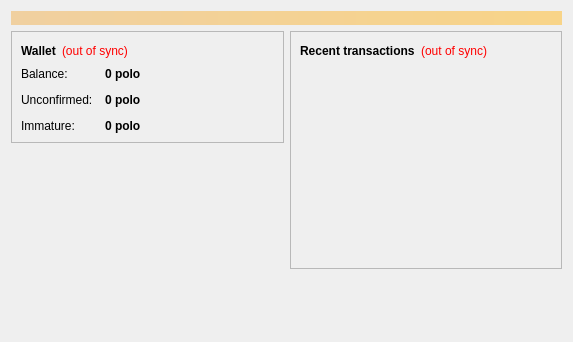
<?xml version="1.0" encoding="UTF-8"?>
<ui version="4.0">
 <class>OverviewPage</class>
 <widget class="QWidget" name="OverviewPage">
  <property name="geometry">
   <rect>
    <x>0</x>
    <y>0</y>
    <width>573</width>
    <height>342</height>
   </rect>
  </property>
  <property name="windowTitle">
   <string>Form</string>
  </property>
  <layout class="QVBoxLayout" name="topLayout">
   <item>
    <widget class="QLabel" name="labelAlerts">
     <property name="visible">
      <bool>false</bool>
     </property>
     <property name="styleSheet">
      <string notr="true">background-color: qlineargradient(x1: 0, y1: 0, x2: 1, y2: 0, stop:0 #F0D0A0, stop:1 #F8D488); color:#000000;</string>
     </property>
     <property name="wordWrap">
      <bool>true</bool>
     </property>
     <property name="margin">
      <number>3</number>
     </property>
    </widget>
   </item>
   <item>
    <layout class="QHBoxLayout" name="horizontalLayout" stretch="1,1">
     <item>
      <layout class="QVBoxLayout" name="verticalLayout_2">
       <item>
        <widget class="QFrame" name="frame">
         <property name="frameShape">
          <enum>QFrame::StyledPanel</enum>
         </property>
         <property name="frameShadow">
          <enum>QFrame::Raised</enum>
         </property>
         <layout class="QVBoxLayout" name="verticalLayout_4">
          <item>
           <layout class="QHBoxLayout" name="horizontalLayout_4">
            <item>
             <widget class="QLabel" name="label_5">
              <property name="font">
               <font>
                <weight>75</weight>
                <bold>true</bold>
               </font>
              </property>
              <property name="text">
               <string>Wallet</string>
              </property>
             </widget>
            </item>
            <item>
             <widget class="QLabel" name="labelWalletStatus">
              <property name="toolTip">
               <string>The displayed information may be out of date. Your wallet automatically synchronizes with the Polofixcoin network after a connection is established, but this process has not completed yet.</string>
              </property>
              <property name="styleSheet">
               <string notr="true">QLabel { color: red; }</string>
              </property>
              <property name="text">
               <string notr="true">(out of sync)</string>
              </property>
              <property name="alignment">
               <set>Qt::AlignLeading|Qt::AlignLeft|Qt::AlignVCenter</set>
              </property>
             </widget>
            </item>
            <item>
             <spacer name="horizontalSpacer_2">
              <property name="orientation">
               <enum>Qt::Horizontal</enum>
              </property>
              <property name="sizeHint" stdset="0">
               <size>
                <width>40</width>
                <height>20</height>
               </size>
              </property>
             </spacer>
            </item>
           </layout>
          </item>
          <item>
           <layout class="QFormLayout" name="formLayout_2">
            <property name="fieldGrowthPolicy">
             <enum>QFormLayout::AllNonFixedFieldsGrow</enum>
            </property>
            <property name="horizontalSpacing">
             <number>12</number>
            </property>
            <property name="verticalSpacing">
             <number>12</number>
            </property>
            <item row="0" column="0">
             <widget class="QLabel" name="label">
              <property name="text">
               <string>Balance:</string>
              </property>
             </widget>
            </item>
            <item row="0" column="1">
             <widget class="QLabel" name="labelBalance">
              <property name="font">
               <font>
                <weight>75</weight>
                <bold>true</bold>
               </font>
              </property>
              <property name="cursor">
               <cursorShape>IBeamCursor</cursorShape>
              </property>
              <property name="toolTip">
               <string>Your current balance</string>
              </property>
              <property name="text">
               <string notr="true">0 polo</string>
              </property>
              <property name="textInteractionFlags">
               <set>Qt::LinksAccessibleByMouse|Qt::TextSelectableByKeyboard|Qt::TextSelectableByMouse</set>
              </property>
             </widget>
            </item>
            <item row="1" column="0">
             <widget class="QLabel" name="label_3">
              <property name="text">
               <string>Unconfirmed:</string>
              </property>
             </widget>
            </item>
            <item row="1" column="1">
             <widget class="QLabel" name="labelUnconfirmed">
              <property name="font">
               <font>
                <weight>75</weight>
                <bold>true</bold>
               </font>
              </property>
              <property name="cursor">
               <cursorShape>IBeamCursor</cursorShape>
              </property>
              <property name="toolTip">
               <string>Total of transactions that have yet to be confirmed, and do not yet count toward the current balance</string>
              </property>
              <property name="text">
               <string notr="true">0 polo</string>
              </property>
              <property name="textInteractionFlags">
               <set>Qt::LinksAccessibleByMouse|Qt::TextSelectableByKeyboard|Qt::TextSelectableByMouse</set>
              </property>
             </widget>
            </item>
            <item row="2" column="0">
             <widget class="QLabel" name="labelImmatureText">
              <property name="text">
               <string>Immature:</string>
              </property>
             </widget>
            </item>
            <item row="2" column="1">
             <widget class="QLabel" name="labelImmature">
              <property name="font">
               <font>
                <weight>75</weight>
                <bold>true</bold>
               </font>
              </property>
              <property name="toolTip">
               <string>Mined balance that has not yet matured</string>
              </property>
              <property name="text">
               <string notr="true">0 polo</string>
              </property>
              <property name="textInteractionFlags">
               <set>Qt::LinksAccessibleByMouse|Qt::TextSelectableByKeyboard|Qt::TextSelectableByMouse</set>
              </property>
             </widget>
            </item>
           </layout>
          </item>
         </layout>
        </widget>
       </item>
       <item>
        <spacer name="verticalSpacer">
         <property name="orientation">
          <enum>Qt::Vertical</enum>
         </property>
         <property name="sizeHint" stdset="0">
          <size>
           <width>20</width>
           <height>40</height>
          </size>
         </property>
        </spacer>
       </item>
      </layout>
     </item>
     <item>
      <layout class="QVBoxLayout" name="verticalLayout_3">
       <item>
        <widget class="QFrame" name="frame_2">
         <property name="frameShape">
          <enum>QFrame::StyledPanel</enum>
         </property>
         <property name="frameShadow">
          <enum>QFrame::Raised</enum>
         </property>
         <layout class="QVBoxLayout" name="verticalLayout">
          <item>
           <layout class="QHBoxLayout" name="horizontalLayout_2">
            <item>
             <widget class="QLabel" name="label_4">
              <property name="text">
               <string>&lt;b&gt;Recent transactions&lt;/b&gt;</string>
              </property>
             </widget>
            </item>
            <item>
             <widget class="QLabel" name="labelTransactionsStatus">
              <property name="toolTip">
               <string>The displayed information may be out of date. Your wallet automatically synchronizes with the Polofixcoin network after a connection is established, but this process has not completed yet.</string>
              </property>
              <property name="styleSheet">
               <string notr="true">QLabel { color: red; }</string>
              </property>
              <property name="text">
               <string notr="true">(out of sync)</string>
              </property>
              <property name="alignment">
               <set>Qt::AlignRight|Qt::AlignTrailing|Qt::AlignVCenter</set>
              </property>
             </widget>
            </item>
            <item>
             <spacer name="horizontalSpacer">
              <property name="orientation">
               <enum>Qt::Horizontal</enum>
              </property>
              <property name="sizeHint" stdset="0">
               <size>
                <width>40</width>
                <height>20</height>
               </size>
              </property>
             </spacer>
            </item>
           </layout>
          </item>
          <item>
           <widget class="QListView" name="listTransactions">
            <property name="styleSheet">
             <string notr="true">QListView { background: transparent; }</string>
            </property>
            <property name="frameShape">
             <enum>QFrame::NoFrame</enum>
            </property>
            <property name="verticalScrollBarPolicy">
             <enum>Qt::ScrollBarAlwaysOff</enum>
            </property>
            <property name="horizontalScrollBarPolicy">
             <enum>Qt::ScrollBarAlwaysOff</enum>
            </property>
            <property name="selectionMode">
             <enum>QAbstractItemView::NoSelection</enum>
            </property>
           </widget>
          </item>
         </layout>
        </widget>
       </item>
       <item>
        <spacer name="verticalSpacer_2">
         <property name="orientation">
          <enum>Qt::Vertical</enum>
         </property>
         <property name="sizeHint" stdset="0">
          <size>
           <width>20</width>
           <height>40</height>
          </size>
         </property>
        </spacer>
       </item>
      </layout>
     </item>
    </layout>
   </item>
  </layout>
 </widget>
 <resources/>
 <connections/>
</ui>
